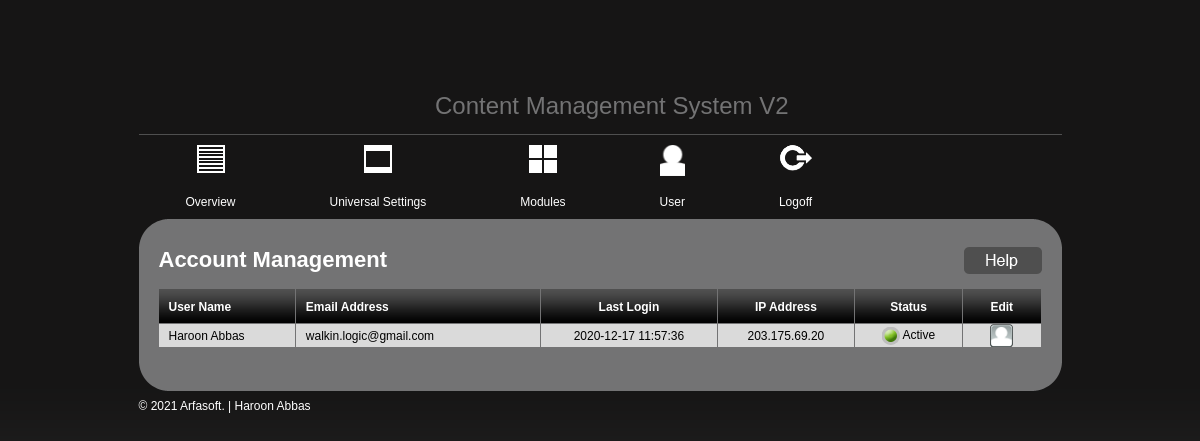
The page /admin/manage_account.php (signed in) on the database its author committed.
### tables this page shows
CREATE TABLE `user_tbl` (
  `id` int(11) NOT NULL,
  `username` varchar(255) NOT NULL,
  `password` varchar(255) NOT NULL,
  `full_name` varchar(255) NOT NULL,
  `email` varchar(255) NOT NULL,
  `page_management` tinyint(1) NOT NULL DEFAULT '0',
  `content_management` tinyint(1) NOT NULL DEFAULT '0',
  `news_management` tinyint(1) NOT NULL DEFAULT '0',
  `gallery_management` tinyint(1) NOT NULL DEFAULT '0',
  `slideshow_management` tinyint(1) NOT NULL DEFAULT '0',
  `forms_management` tinyint(1) NOT NULL DEFAULT '0',
  `expandablecontent_management` tinyint(1) NOT NULL DEFAULT '0',
  `custommodule_management` tinyint(1) NOT NULL DEFAULT '0',
  `user_management` tinyint(1) NOT NULL DEFAULT '0',
  `style_management` tinyint(1) NOT NULL DEFAULT '0',
  `creationdate` datetime NOT NULL,
  `lastlogindate` datetime NOT NULL,
  `login_ip` varchar(255) NOT NULL,
  `status` tinyint(1) NOT NULL DEFAULT '0'
);

### includes/db_wrapper.php (called while the page is built, shortened)
<?php
class mysqldb
{
    var $host;
    var $user;
    var $password;
    var $db_name;
    var $connection = false;
    var $result;
    var $error_level = 0;
    var $error_desc = "No errors";
    var $num_rows = 0;
    public function __construct($host, $user, $password, $db_name, $port)
    {
        $this->host = isset($host) ? $host : "localhost";
        $this->user = isset($user) ? $user : "root";
        $this->password = isset($password) ? $password : "";
        $this->db_name = isset($db_name) ? $db_name : "cms_db";
    }
    function connect($is_persistent = false)
    {
        if (!$is_persistent)
        {
            $this->connection = @mysqli_connect($this->host, $this->user, $this->password, $this->db_name);
        }
        else
        {
            $this->connection = @mysql_pconnect($this->host, $this->user, $this->password, $this->db_name);
        }
    }
    function error_report()
    {
        $this->error_level = mysqli_errno($this->connection);
        $this->error_desc = mysqli_error($this->connection);
    }
    function query($sqlString)
    {
        $this->sqlString = $sqlString;
        if ($this->connection !== false)
        {
            $this->result = mysqli_query($this->connection, $sqlString);
            if ($this->result)
            {
                $this->affected_rows = mysqli_affected_rows($this->connection);
                if (is_object($this->result))
                {
                    $this->num_rows = mysqli_num_rows($this->result);
                }
                return true;
            }
            else
            {
                $this->affected_rows = 0;
                $this->num_rows = 0;
                $this->add_debug_message(date("d/m/Y - H:i:s") . " - OPERATION FAILED: Executed [" . $this->sqlString . "] got " . $this->error_level . " " . $this->error_desc . "\r\n");
                return false;
            }
        }
        else
        {
            $this->affected_rows = 0;
            $this->num_rows = 0;
            $this->add_debug_message(date("d/m/Y - H:i:s") . " - OPERATION FAILED: No database open OR no SQL command provided" . "\r\n");
            return false;
        }
    }
    function fetch_assoc()
    {
        return mysqli_fetch_assoc($this->result);
    }
    function fetch_row($table_name, $where = false, $parameters = array())
    {
        $range = (isset($parameters['range']) && !empty($parameters['range'])) ? $parameters['range'] : " * ";
        $queryString = "SELECT $range FROM $table_name ";
        if ($where != false) $queryString .= " WHERE $where LIMIT 1";
        $this->query($queryString);
        if ($this->num_rows < 1)
        {
            return false;
        }
        else
        {
            return $this->fetch_assoc();
        }
    }
}
$mysql = new mysqldb(DB_HOST, DB_USER, DB_PASSWORD, DB_NAME, DB_PORT);
?>

### admin/manage_account.php (the view, shortened to what this page needs)
<?php
	include_once("../includes/db_wrapper.php");
	?>
<!DOCTYPE html PUBLIC "-//W3C//DTD XHTML 1.0 Transitional//EN" "http://www.w3.org/TR/xhtml1/DTD/xhtml1-transitional.dtd">
<html xmlns="http://www.w3.org/1999/xhtml">
<head>
<?php
	include_once("widgets/meta_tags.php");
	?>
</head>
<body>
	<div class="wrap">
		<?php
			include_once("widgets/header.php");
			include_once("widgets/top_menu.php");
			?>
		<div class="container-top"></div>
		<div class="container">
			<h2>Account Management</h2>
			<div class="rightbtn">
				<a href="#"><img src="images/helpbtn.png" border="0" alt="help" /></a>
			</div>
			<div class="content">
			<table width="100%" border="0" cellspacing="0" cellpadding="0" class="tbl">
				  <tr class="headerbar">
					<th width="14%" class="alignleft">User Name</th>
					<th width="25%" class="alignleft">Email Address</th>
					<th width="18%">Last Login</th>
					<th width="14%">IP Address </th>
					<th width="11%">Status</th>
					<th width="8%">Edit </th>
				  </tr>
				<?php
					if(isset($_SESSION['LOGGERID'])){
						$args1 = $_SESSION['LOGGERID'];
						$postrow = $mysql->fetch_row("user_tbl","id=$args1");
					}
					?>
				  <tr <?php echo $row_class; ?>>
					<td class="alignleft"><?php echo $postrow['full_name']; ?></td>
					<td class="alignleft"><?php echo stripslashes($postrow['email']); ?></td>
					<td><?php echo $postrow['lastlogindate']; ?></td>
					<td><?php echo $postrow['login_ip']; ?></td>
					<td align="left"><img src='images/active.png' border='0' alt='active' /> Active </td>
					<td><a href="update_account.php?args1=<?php echo base64_encode($postrow['id']); ?>"><img src="images/edituser.png" border="0" alt="edit user" title="Edit" /></a></td>
				  </tr>
				</table>
			</div>
		</div>
		<div class="container-bottom"></div>
		<?php
			include_once("widgets/footer.php");
			?>
		</div>
	</body>
</html>

### admin/style.css (style rules this page uses)
body { margin:0px; padding:0px; background:url(images/bodybg.png) repeat-x; background-color:#4f4f4f; }
.wrap { width:923px; margin:0 auto; }
.container-top { float:left; background:url(images/con-top.png) no-repeat; width:923px; height:28px; }
.container { float:left; width:883px; background:url(images/containerbg.png) repeat-y; padding:0px 20px; }
.container h2 { margin:0px; float:left; font-family:Arial, Helvetica, sans-serif; font-size:22px; font-weight:bold; color:#FFFFFF; }
.rightbtn { float:right; }
.content { float:left; width:883px; background-color:#dadada; margin:15px 0px; }
.container-bottom { float:left; background:url(images/cont-bottom.png) no-repeat; width:923px; height:28px; }
.tbl { font-family:Arial, Helvetica, sans-serif; font-size:12px; }
.tbl img { vertical-align:middle; }
.tbl a { text-decoration:none; color:#000000; border:none; }
.tbl .headerbar { background:url(images/container-headerbg.png) repeat-x; width:883px; height:35px; }
.tbl th { color:#FFFFFF; border-right:#737374 solid 1px; }
.tbl td { text-align:center; border-bottom:#737374 solid 1px; border-right:#737374 solid 1px; }
.tbl td.alignleft { text-align:left; padding-left:10px; }
.tbl th.alignleft { text-align:left; padding-left:10px; }

### rows shown on the page
user_tbl: full_name "Haroon Abbas", email "walkin.logic@gmail.com", lastlogindate "2020-12-17 11:57:36", login_ip "203.175.69.20"
